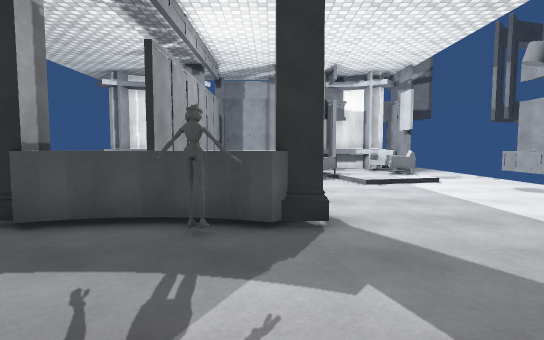
[1] (above)

16 first-person views from a walk through a scene from a Unity 3-D project. The camera is 1.3 m above the floor, tilts 4° down and sees 80° across. The floor is counted in squares, 1 m on a side. Each view is taken from the middle of a square. On the plan, view 1 faces up. The plan holds only what a view shows up to about 14 squares ahead; the rest is blank. The place goes on beyond the plan. The player is left out. Some animated figures are left out. Surface patterns are stand-ins for the level's own textures.

[2]
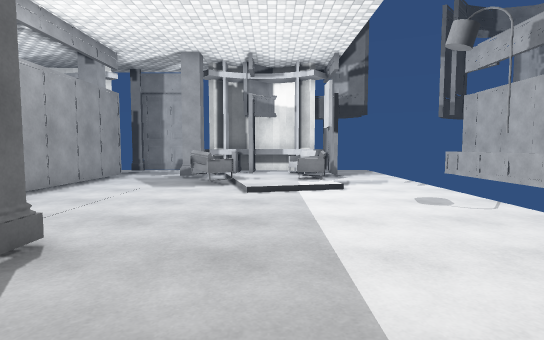

[3]
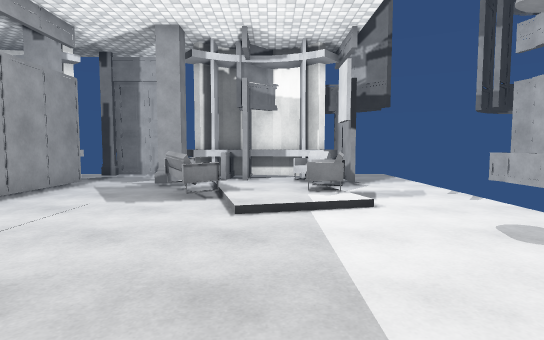

[4]
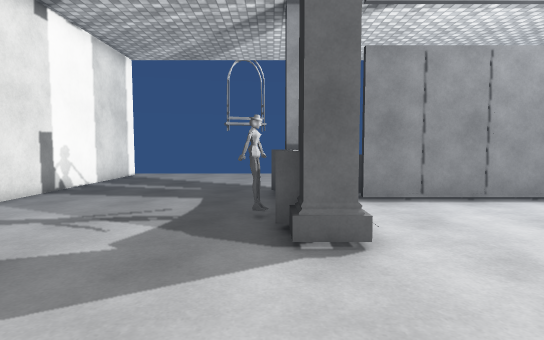

[5]
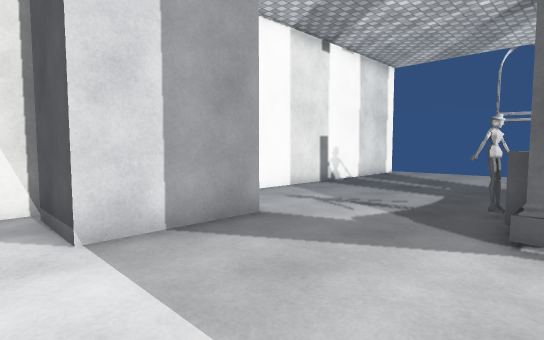

[6]
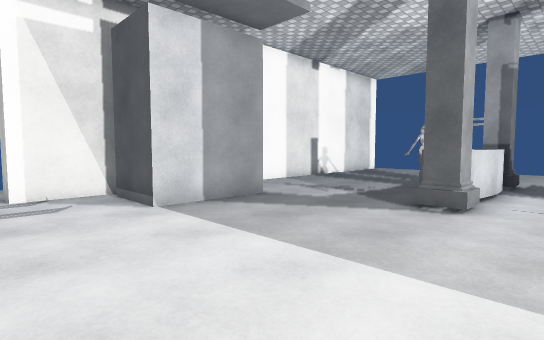

[7]
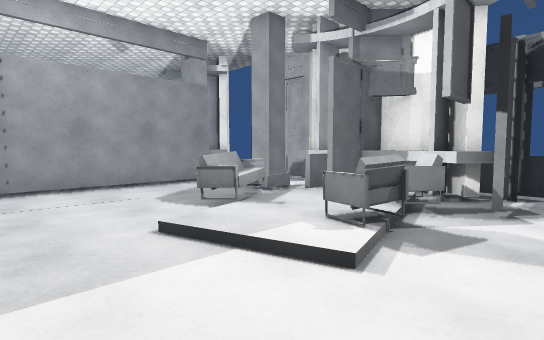

[8]
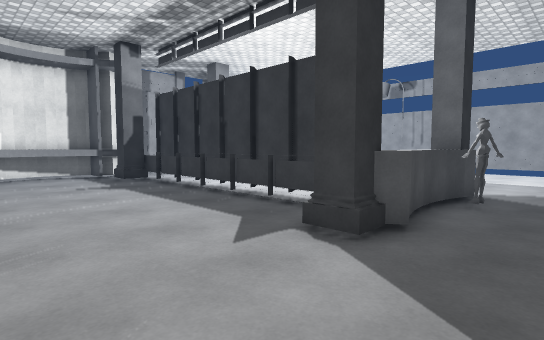

[9]
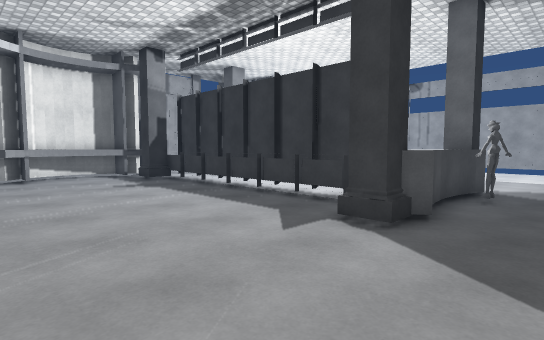

[10]
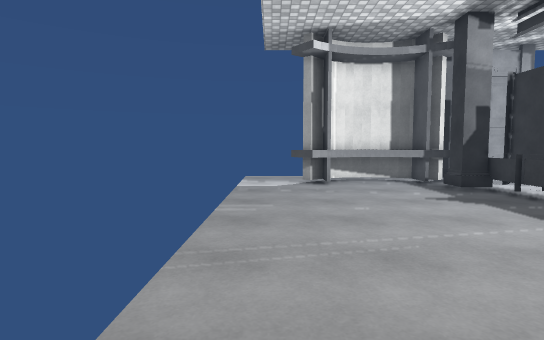

[11]
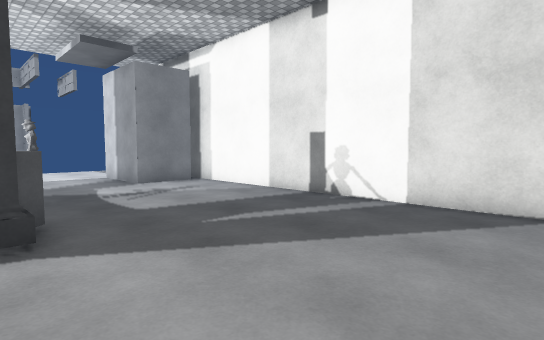

[12]
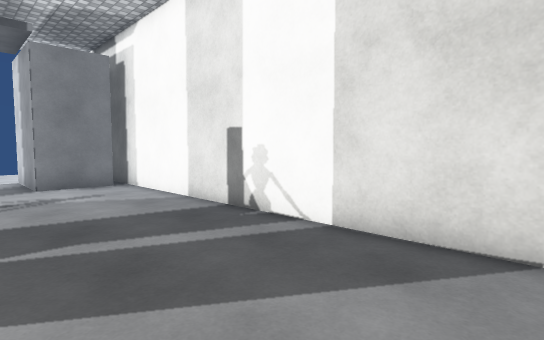

[13]
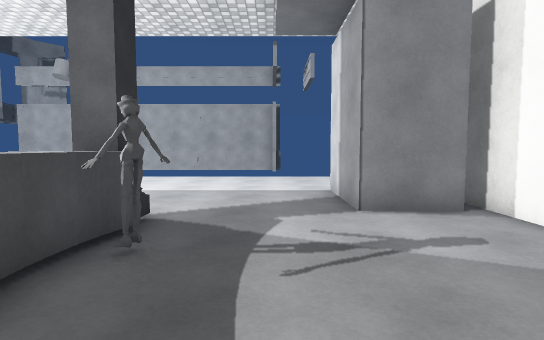

[14]
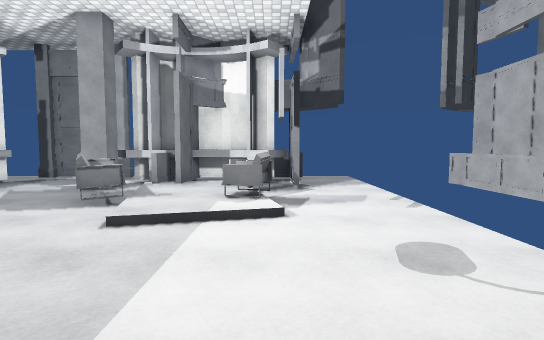

[15]
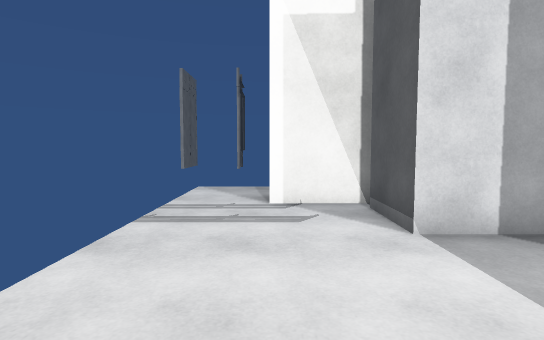

[16]
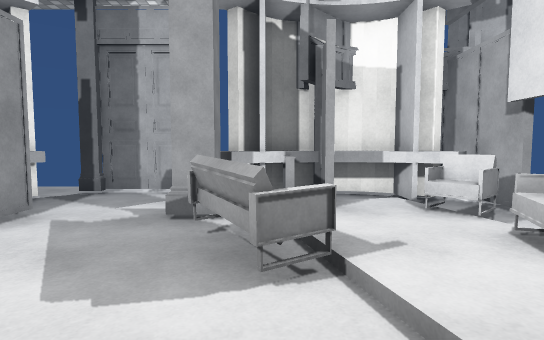

### Floor plan
Key: @ floor where view 1 was taken; # wall or solid block; x gap in a wall; . main floor; : floor 0.25 m higher than the main floor; / step, stairs or slope; = window, fence, low wall or low ledge; ^ raised ledge; O other object.
Columns run from 10 left of view 1 to 9 right of it. Each row starts with its distance up from view 1.
 20 .. .......   .. ....
 19 ..####.#xx#.######..
 18 .##^^^#....###^^##..
 17 .^^..###...^##:x^#..
 16 ......##...#=#:=x#..
 15 .......#...==::x....
 14 .......#...=#::=#...
 13 .......#....==:=#...
 12 .......#...../://...
 11 .......#............
 10 .......#............
  9 .......#............
  8 .......#............
  7 .......x............
  6 .....#^^^^##........
  5  ....#^^=O^#........
  4  ...................
  3 ....................
  2 ....................
  1 ............####....
  0 ..........@.#  #....
 -1 ............#  #....
 -2 ##################..
 -3                  ...
 -4                  ...

Positions as (right, up) in squares from view 1, and headings:
1: (0, 0), facing up
2: (4, 2), facing up
3: (4, 5), facing up
4: (5, 5), facing left
5: (6, 6), facing down-left
6: (8, 8), facing down-left
7: (8, 9), facing up-left
8: (-9, 3), facing up-right
9: (-10, 3), facing up-right
10: (-10, 6), facing up
11: (-10, 6), facing down-right
12: (-10, 3), facing down-right
13: (-5, 3), facing right
14: (6, 6), facing up
15: (7, 6), facing down
16: (2, 10), facing up
